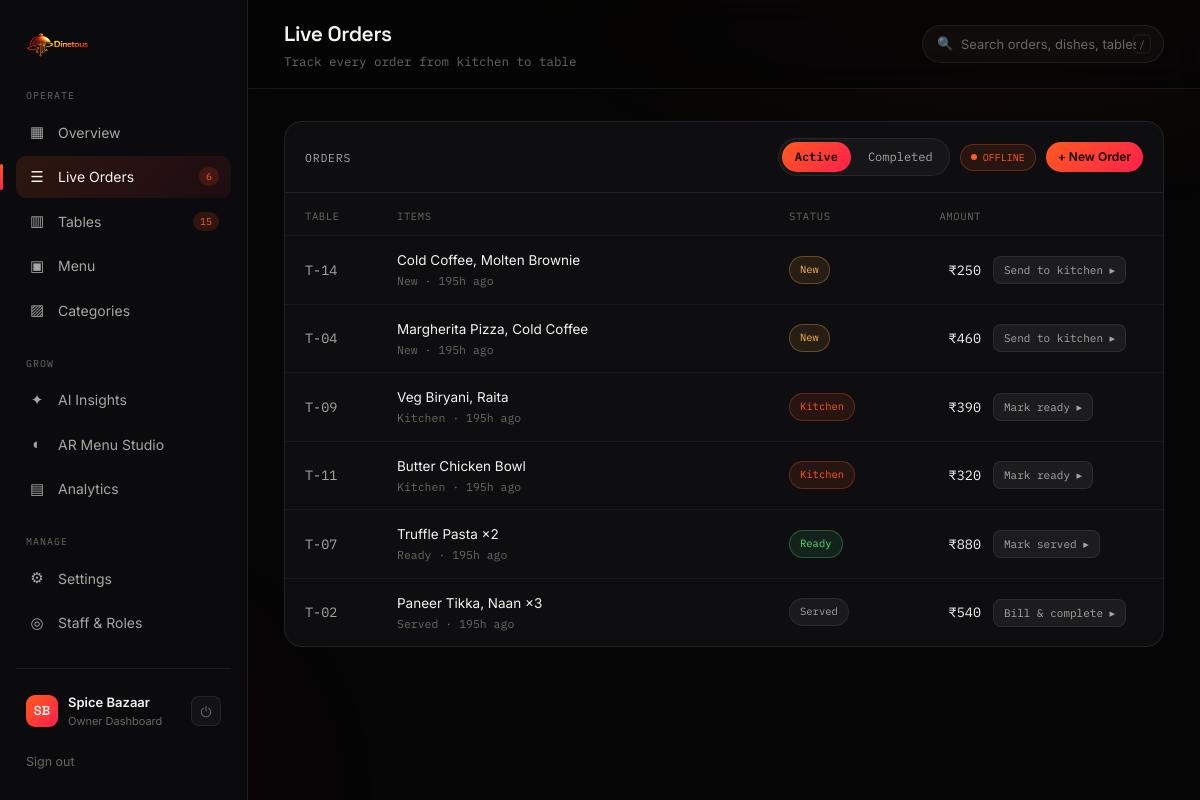
Page /Restro/orders.php (signed in) on the committed database.
### tables this page shows
CREATE TABLE IF NOT EXISTS orders (
  id           INT UNSIGNED AUTO_INCREMENT PRIMARY KEY,
  order_key    VARCHAR(32)   NOT NULL COMMENT 'Unique id for this order, e.g. ord_k1l2m3',
  restro_key   VARCHAR(32)   NOT NULL COMMENT 'Which restaurant this order belongs to',
  table_key    VARCHAR(32)   NOT NULL COMMENT 'Which table placed the order',
  status       ENUM('new','kitchen','ready','served','completed') NOT NULL DEFAULT 'new',
  total_amount DECIMAL(10,2) NOT NULL DEFAULT 0.00,
  items_summary TEXT         NULL COMMENT 'Optional comma-separated snapshot for quick display',
  ordered_at   DATETIME      NOT NULL DEFAULT CURRENT_TIMESTAMP,
  updated_at   DATETIME      NOT NULL DEFAULT CURRENT_TIMESTAMP ON UPDATE CURRENT_TIMESTAMP,

  UNIQUE KEY uq_orders_order_key (order_key),
  KEY idx_orders_restro_key (restro_key),
  KEY idx_orders_table_key (table_key),
  KEY idx_orders_restro_status (restro_key, status),
  KEY idx_orders_ordered_at (ordered_at),

  CONSTRAINT fk_orders_restro
    FOREIGN KEY (restro_key) REFERENCES restaurants (restro_key)
    ON UPDATE CASCADE ON DELETE CASCADE,

  CONSTRAINT fk_orders_table
    FOREIGN KEY (table_key) REFERENCES restaurant_tables (table_key)
    ON UPDATE CASCADE ON DELETE RESTRICT
);

CREATE TABLE IF NOT EXISTS restaurant_tables (
  id         INT UNSIGNED AUTO_INCREMENT PRIMARY KEY,
  table_key  VARCHAR(32)  NOT NULL COMMENT 'Unique id for this table, e.g. tbl_m7n8o9',
  restro_key VARCHAR(32)  NOT NULL COMMENT 'Which restaurant owns this table',
  table_name VARCHAR(50)  NOT NULL COMMENT 'Display name, e.g. T-01',
  seats      INT UNSIGNED NOT NULL DEFAULT 2,
  created_at DATETIME     NOT NULL DEFAULT CURRENT_TIMESTAMP,
  updated_at DATETIME     NOT NULL DEFAULT CURRENT_TIMESTAMP ON UPDATE CURRENT_TIMESTAMP,

  UNIQUE KEY uq_tables_table_key (table_key),
  UNIQUE KEY uq_tables_restro_name (restro_key, table_name),
  KEY idx_tables_restro_key (restro_key),

  CONSTRAINT fk_tables_restro
    FOREIGN KEY (restro_key) REFERENCES restaurants (restro_key)
    ON UPDATE CASCADE ON DELETE CASCADE
);

### Restro/orders.php (the view, shortened to what this page needs)
<?php
require_once __DIR__ . '/../database/db.php';
$restro_key = $_SESSION['restro_key'];
extract(restro_load_nav($conn, $restro_key));
$tab = (isset($_GET['tab']) && $_GET['tab'] === 'completed') ? 'completed' : 'active';
$status_label = ['new' => 'New', 'kitchen' => 'Kitchen', 'ready' => 'Ready', 'served' => 'Served', 'completed' => 'Completed'];
$status_next = ['new' => 'Send to kitchen ▸', 'kitchen' => 'Mark ready ▸', 'ready' => 'Mark served ▸', 'served' => 'Bill & complete ▸'];
function timeAgo($datetime) {
    $mins = max(0, (int) round((time() - strtotime($datetime)) / 60));
    return (int) round($mins / 60) . 'h ago';
}
if ($tab === 'completed') {
    $order_sql = "
        SELECT o.order_key, o.table_key, t.table_name, o.status, o.total_amount, o.items_summary, o.ordered_at
        FROM orders o
        JOIN restaurant_tables t ON t.table_key = o.table_key
        WHERE o.restro_key = ? AND o.status = 'completed'
        ORDER BY o.ordered_at DESC
        LIMIT 50
    ";
} else {
    $order_sql = "
        SELECT o.order_key, o.table_key, t.table_name, o.status, o.total_amount, o.items_summary, o.ordered_at
        FROM orders o
        JOIN restaurant_tables t ON t.table_key = o.table_key
        WHERE o.restro_key = ? AND o.status != 'completed'
        ORDER BY o.ordered_at DESC
    ";
}
$stmt = mysqli_prepare($conn, $order_sql);
mysqli_stmt_bind_param($stmt, 's', $restro_key);
mysqli_stmt_execute($stmt);
$orders = mysqli_fetch_all(mysqli_stmt_get_result($stmt), MYSQLI_ASSOC);
?>
<!DOCTYPE html>
<html lang="en">
<head>
<link rel="stylesheet" href="assets/style.css?v=<?php echo @filemtime(__DIR__ . '/assets/style.css'); ?>">
</head>
<body>
<div class="shell">
  <?php include __DIR__ . '/includes/sidebar.php'; ?>
  <div class="main">
    <div class="topbar">
      <div><h1>Live Orders</h1><div class="sub">Track every order from kitchen to table</div></div>
      <div class="topbar-right">
        <div class="search-box" id="topbarSearchBox">
          <span class="si-icon">🔍</span>
          <input type="search" id="topbarSearch" autocomplete="off" spellcheck="false"
                 placeholder="Search orders, dishes, tables…" aria-label="Search">
          <kbd>/</kbd>
        </div>
      </div>
    </div>
    <div class="content">
      <div class="panel">
        <div class="panel-inner-head">
          <div class="title">Orders</div>
            <div style="display:flex;align-items:center;gap:10px;">
            <div class="tab-row">
              <a href="orders.php?tab=active" class="tab-btn<?php echo $tab === 'active' ? ' active' : ''; ?>">Active</a>
              <a href="orders.php?tab=completed" class="tab-btn<?php echo $tab === 'completed' ? ' active' : ''; ?>">Completed</a>
            </div>
            <?php if ($tab === 'active'): ?>
            <div class="live-pill" id="ordersLivePill">CONNECTING</div>
            <?php endif; ?>
            <a href="orders.php?new=1&amp;tab=<?php echo urlencode($tab); ?>" class="btn btn-primary btn-sm">+ New Order</a>
          </div>
        </div>
        <div class="order-row head">
          <div>Table</div><div>Items</div><div>Status</div><div style="text-align:right;">Amount</div><div></div>
        </div>
        <div id="ordersLiveList">
        <?php if (count($orders) === 0): ?>
          <div class="empty-note"><?php echo $tab === 'completed' ? 'No completed orders yet.' : 'No active orders — tap "+ New Order" to add one.'; ?></div>
        <?php else: ?>
          <?php foreach ($orders as $o): ?>
            <div class="order-row" data-order-key="<?php echo htmlspecialchars($o['order_key']); ?>">
              <div class="table-id"><?php echo htmlspecialchars($o['table_name']); ?></div>
              <div class="items"><?php echo htmlspecialchars($o['items_summary']); ?><span><?php echo $tab === 'completed' ? 'Completed' : htmlspecialchars($status_label[$o['status']] ?? $o['status']); ?> · <?php echo timeAgo($o['ordered_at']); ?></span></div>
              <div><span class="status-pill status-<?php echo htmlspecialchars($o['status']); ?>"><?php echo htmlspecialchars($status_label[$o['status']] ?? $o['status']); ?></span></div>
              <div class="amount">₹<?php echo number_format((float) $o['total_amount'], 0, '.', ','); ?></div>
              <div class="action-cell">
                <?php if ($o['status'] !== 'completed' && isset($status_next[$o['status']])): ?>
                  <?php if ($o['status'] === 'served'): ?>
                    <a href="tables.php?checkout=<?php echo urlencode($o['table_key']); ?>&return=<?php echo urlencode('orders.php?tab=' . $tab); ?>" class="advance-btn"><?php echo htmlspecialchars($status_next['served']); ?></a>
                  <?php else: ?>
                  <form method="post" action="orders.php?tab=<?php echo urlencode($tab); ?>" style="display:inline;">
                    <button type="submit" class="advance-btn"><?php echo htmlspecialchars($status_next[$o['status']]); ?></button>
                  </form>
                  <?php endif; ?>
                <?php endif; ?>
              </div>
            </div>
          <?php endforeach; ?>
        <?php endif; ?>
        </div>
      </div>
    </div>
  </div>
</div>
</body>
</html>

### rows in the picture
orders: restaurant_tables.table_name "T-14", items_summary "Cold Coffee, Molten Brownie", status "New", ordered_at "195h ago", total_amount "250", status "Send to kitchen ▸"
orders: restaurant_tables.table_name "T-04", items_summary "Margherita Pizza, Cold Coffee", status "New", ordered_at "195h ago", total_amount "460", status "Send to kitchen ▸"
orders: restaurant_tables.table_name "T-09", items_summary "Veg Biryani, Raita", status "Kitchen", ordered_at "195h ago", total_amount "390", status "Mark ready ▸"
orders: restaurant_tables.table_name "T-11", items_summary "Butter Chicken Bowl", status "Kitchen", ordered_at "195h ago", total_amount "320", status "Mark ready ▸"
orders: restaurant_tables.table_name "T-07", items_summary "Truffle Pasta ×2", status "Ready", ordered_at "195h ago", total_amount "880", status "Mark served ▸"
orders: restaurant_tables.table_name "T-02", items_summary "Paneer Tikka, Naan ×3", status "Served", ordered_at "195h ago", total_amount "540"

### other values in the picture
$nav_order_count "6"
$nav_table_count "15"
$owner_initials "SB"
$restaurant_name "Spice Bazaar"
